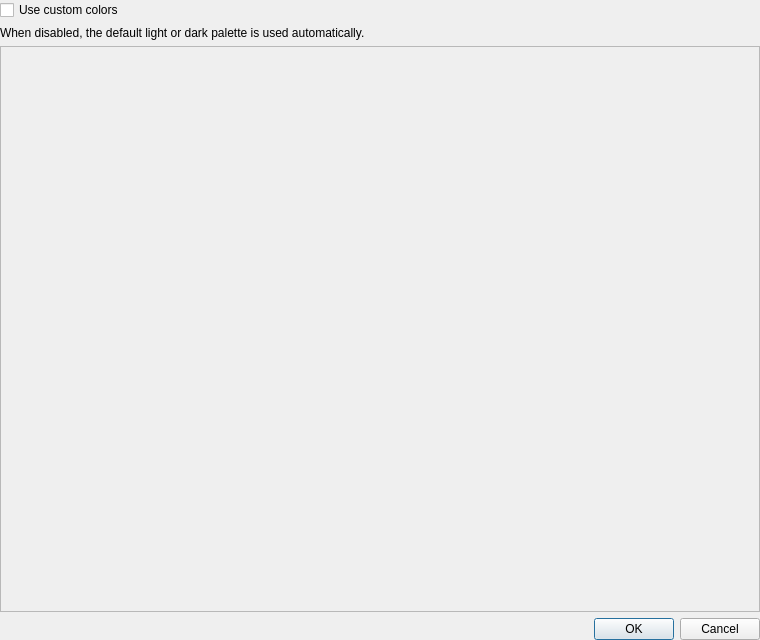
<?xml version="1.0" encoding="UTF-8"?>
<ui version="4.0">
 <class>ColorSchemeDialog</class>
 <widget class="QDialog" name="ColorSchemeDialog">
  <property name="geometry">
   <rect>
    <x>0</x>
    <y>0</y>
    <width>760</width>
    <height>640</height>
   </rect>
  </property>
  <property name="windowTitle">
   <string>Customize Colors</string>
  </property>
  <layout class="QVBoxLayout" name="verticalLayout">
   <property name="leftMargin">
    <number>0</number>
   </property>
   <property name="topMargin">
    <number>0</number>
   </property>
   <property name="rightMargin">
    <number>0</number>
   </property>
   <property name="bottomMargin">
    <number>0</number>
   </property>
   <item>
    <widget class="QCheckBox" name="customCheck">
     <property name="text">
      <string>Use custom colors</string>
     </property>
    </widget>
   </item>
   <item>
    <widget class="QLabel" name="hintLabel">
     <property name="text">
      <string>When disabled, the default light or dark palette is used automatically.</string>
     </property>
     <property name="wordWrap">
      <bool>true</bool>
     </property>
    </widget>
   </item>
   <item>
    <widget class="QScrollArea" name="scrollArea">
     <property name="widgetResizable">
      <bool>true</bool>
     </property>
     <widget class="QWidget" name="scrollAreaWidgetContents">
      <property name="geometry">
       <rect>
        <x>0</x>
        <y>0</y>
        <width>747</width>
        <height>540</height>
       </rect>
      </property>
      <layout class="QFormLayout" name="formLayout">
       <property name="fieldGrowthPolicy">
        <enum>QFormLayout::FieldGrowthPolicy::AllNonFixedFieldsGrow</enum>
       </property>
      </layout>
     </widget>
    </widget>
   </item>
   <item>
    <widget class="QDialogButtonBox" name="buttonBox">
     <property name="standardButtons">
      <set>QDialogButtonBox::StandardButton::Cancel|QDialogButtonBox::StandardButton::Ok</set>
     </property>
    </widget>
   </item>
  </layout>
 </widget>
 <resources/>
 <connections/>
</ui>
